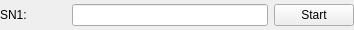
<?xml version="1.0" encoding="UTF-8"?>
<ui version="4.0">
 <class>SNInputForm</class>
 <widget class="QWidget" name="SNInputForm">
  <property name="geometry">
   <rect>
    <x>0</x>
    <y>0</y>
    <width>354</width>
    <height>30</height>
   </rect>
  </property>
  <property name="windowTitle">
   <string>Form</string>
  </property>
  <layout class="QGridLayout" name="gridLayout">
   <property name="leftMargin">
    <number>0</number>
   </property>
   <property name="topMargin">
    <number>0</number>
   </property>
   <property name="rightMargin">
    <number>0</number>
   </property>
   <property name="bottomMargin">
    <number>0</number>
   </property>
   <item row="0" column="0">
    <layout class="QHBoxLayout" name="horizontalLayout" stretch="1,3,1">
     <item>
      <widget class="QLabel" name="snLab">
       <property name="text">
        <string>SN1:</string>
       </property>
      </widget>
     </item>
     <item>
      <widget class="QLineEdit" name="snLineEdit"/>
     </item>
     <item>
      <widget class="QPushButton" name="singleStartBtn">
       <property name="text">
        <string>Start</string>
       </property>
      </widget>
     </item>
    </layout>
   </item>
  </layout>
 </widget>
 <resources/>
 <connections/>
</ui>
